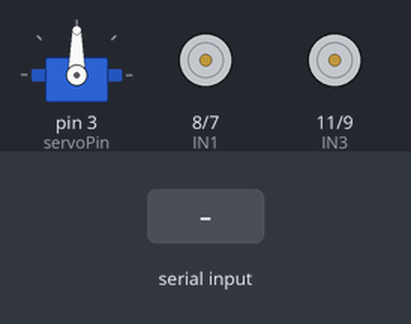
Bench run of a sketch on a simulated Arduino Uno, built with avr-gcc and run on an emulated ATmega328P. Parts: servo, motor-driver pin pairs drawn as motors (green arrow = first pin HIGH = forward, orange = second pin HIGH = backward, longer = more drive, scaled by the enable pin). Inputs (shaded band) come from the test bench.

Above: at 1.2 s.
1.3 s: "F" received over Serial
At 1.7 s:
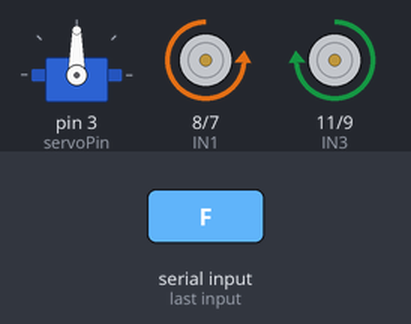
3.3 s: byte 76 ('L') received over Serial
At 3.7 s:
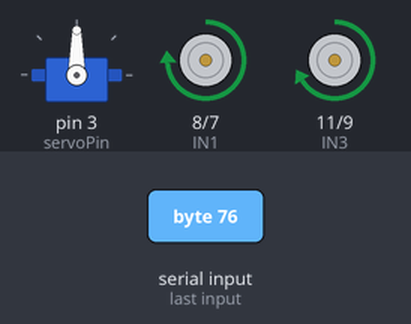
5.3 s: byte 82 ('R') received over Serial
At 5.7 s:
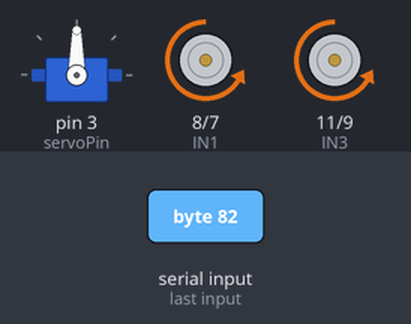
7.3 s: "B" received over Serial
At 7.7 s:
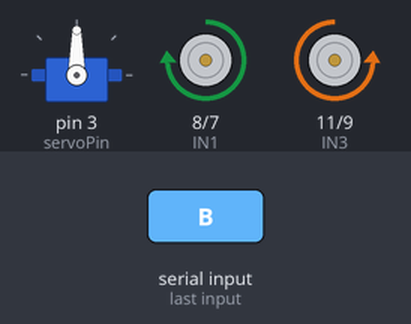
Timing chart, 0 to 10.3 s (numbered marks = the images above; inputs shaded):
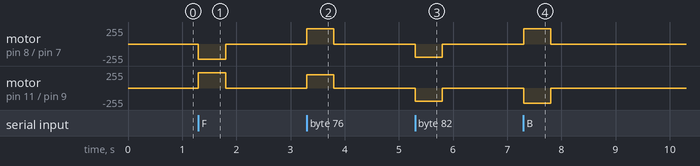

Measured:
- after the input at 1.3 s, motor on pin 8 (IN1) / pin 7 (IN2): stopped → backward 230/255 at once, → stopped 0.50 s later; motor on pin 11 (IN3) / pin 9 (IN4): stopped → forward 230/255 at once, → stopped 0.50 s later
- after the input at 3.3 s, motor on pin 8 (IN1) / pin 7 (IN2): stopped → forward 230/255 at once, → stopped 0.50 s later; motor on pin 11 (IN3) / pin 9 (IN4): stopped → forward 200/255 at once, → stopped 0.50 s later
- after the input at 5.3 s, motor on pin 8 (IN1) / pin 7 (IN2), motor on pin 11 (IN3) / pin 9 (IN4): stopped → backward 200/255 at once, → stopped 0.50 s later
- after the input at 7.3 s, motor on pin 8 (IN1) / pin 7 (IN2): stopped → forward 230/255 at once, → stopped 0.50 s later; motor on pin 11 (IN3) / pin 9 (IN4): stopped → backward 230/255 at once, → stopped 0.50 s later

The sketch:

final_version.ino
```cpp
// Rover Arduino Sketch
// This program is responsible for:
// 1. Receiving single-character commands over Serial from the Pi
// 2. Driving two DC motors (forward, backward, left, right, stop)
// 3. Controlling a servo motor to tilt the camera up/down/centre
// 4. Automatically stopping the rover if no command arrives in time
//
// Commands reference:
//   F / f = Forward
//   B / b = Backward
//   L / l = Turn Left
//   R / r = Turn Right
//   S / s = Stop
//   I / i = Camera tilt up
//   K / k = Camera tilt down
//   M / m = Camera centre (return to 90°)

#include <Servo.h>   // Built-in Arduino library for controlling servo motors

// Servo Setup

Servo camServo;            // The servo object that controls the camera tilt
const int servoPin = 3;    // Digital pin the servo signal wire is connected to
int angle = 90;            // Starting angle
const int stepSize = 5;    // How many degrees to move per tilt command

// L298N Motor Driver Pin Definitions

#define ENA 5    // Motor A speed (PWM)
#define ENB 6    // Motor B speed (PWM)
#define IN1 8    // Motor A direction pin 1
#define IN2 7    // Motor A direction pin 2
#define IN3 11   // Motor B direction pin 1
#define IN4 9    // Motor B direction pin 2

// Motor Speed Settings

int maxSpeed  = 200;   // Speed used when driving straight (0-255)
int turnSpeed = 230;   // Speed used when turning

// Safety Timeout
// If no command is received for 500ms, the rover stops automatically.

unsigned long lastCommandTime = 0;           // Timestamp of the last received command
const unsigned long COMMAND_TIMEOUT = 500;   // Stop after 500 milliseconds of silence

char currentCommand = 'S';   // The most recently received drive command

// Setup
void setup() {
  // Start serial communication at 9600 baud same on the Raspberry Pi
  Serial.begin(9600);

  // Attach the servo to its pin and move it to the starting angle
  camServo.attach(servoPin);
  camServo.write(angle);   // Move to 90°

  // Set all motor driver pins as outputs
  pinMode(ENA, OUTPUT);
  pinMode(ENB, OUTPUT);
  pinMode(IN1, OUTPUT);
  pinMode(IN2, OUTPUT);
  pinMode(IN3, OUTPUT);
  pinMode(IN4, OUTPUT);

  // Make sure the motors are stopped before anything begins
  stopMotors();
}
// Motor Functions

// Drive both motors forward
void motorForwardRaw() {
  analogWrite(ENA, turnSpeed);   // Set Motor A speed
  analogWrite(ENB, turnSpeed);   // Set Motor B speed

  digitalWrite(IN1, LOW);      // Motor A: forward
  digitalWrite(IN2, HIGH);

  digitalWrite(IN3, HIGH);      // Motor B: forward
  digitalWrite(IN4, LOW);
}

// Drive both motors backward
void motorBackwardRaw() {
  analogWrite(ENA, turnSpeed);
  analogWrite(ENB, turnSpeed);

  digitalWrite(IN1, HIGH);   // Motor A: backward
  digitalWrite(IN2, LOW);

  digitalWrite(IN3, LOW);   // Motor B: backward
  digitalWrite(IN4, HIGH);
}

// Spin in place to the left:
// Motor A goes backward, Motor B goes forward
void motorLeftRaw() {
  analogWrite(ENA, maxSpeed);
  analogWrite(ENB, maxSpeed);

  digitalWrite(IN1, HIGH);
  digitalWrite(IN2, LOW);

  digitalWrite(IN3, HIGH);
  digitalWrite(IN4, LOW);
}

// Spin in place to the right:
// Motor A goes forward, Motor B goes backward
void motorRightRaw() {
  analogWrite(ENA, maxSpeed);
  analogWrite(ENB, maxSpeed);

  digitalWrite(IN1, LOW);
  digitalWrite(IN2, HIGH);

  digitalWrite(IN3, LOW);
  digitalWrite(IN4, HIGH);
}

// Stop both motors by setting speed to 0 and all direction pins LOW
void stopMotors() {
  analogWrite(ENA, 0);
  analogWrite(ENB, 0);

  digitalWrite(IN1, LOW);
  digitalWrite(IN2, LOW);
  digitalWrite(IN3, LOW);
  digitalWrite(IN4, LOW);
}

// Servo Motor Control
void controlServo(char cmd) {
  // Adjust the target angle based on the command
  if (cmd == 'I' || cmd == 'i') {
    angle += stepSize;   // Tilt up
  }
  else if (cmd == 'K' || cmd == 'k') {
    angle -= stepSize;   // Tilt down
  }
  else if (cmd == 'M' || cmd == 'm') {
    angle = 90;          // Centre
  }
  // Set the angle between 0° and 180° to protect the servo from over-rotating
  angle = constrain(angle, 0, 180);

  // Send the new angle to the servo
  camServo.write(angle);
}

// Motor Control Commands
// ============================================================
void controlMotors(char cmd) {
  // Route the command character to the correct motor function.
  // Note: the physical wiring on this rover swaps F/B and L/R,
  // so the switch cases call what looks like the "wrong" function —
  // this is intentional and corrects for the wiring layout.
  switch (cmd) {

    case 'F': case 'f':
      motorForwardRaw();     // Wiring compensation: 'F' drives the left-raw function
      break;

    case 'B': case 'b':
      motorBackwardRaw();    // Wiring compensation: 'B' drives the right-raw function
      break;

    case 'L': case 'l':
      motorLeftRaw();  // Wiring compensation: 'L' drives forward-raw
      break;

    case 'R': case 'r':
      motorRightRaw(); // Wiring compensation: 'R' drives backward-raw
      break;

    case 'S': case 's':
      stopMotors();
      break;

    default:
      // Unknown command — stop the rover as a safety measure
      stopMotors();
      break;
  }
}

// Main loop
void loop() {

  // Step 1: Check for incoming serial commands
  if (Serial.available()) {
    char cmd = Serial.read(); // Read one character from the Pi

    // Check if it's a servo command (camera tilt)
    if (cmd == 'I' || cmd == 'i' ||
        cmd == 'K' || cmd == 'k' ||
        cmd == 'M' || cmd == 'm') {
      controlServo(cmd); // Handle it immediately
    }

    // Otherwise check if it's a drive command
    else if (cmd == 'F' || cmd == 'f' ||
             cmd == 'B' || cmd == 'b' ||
             cmd == 'L' || cmd == 'l' ||
             cmd == 'R' || cmd == 'r' ||
             cmd == 'S' || cmd == 's') {
      currentCommand   = cmd;       // Store it for use in Step 3
      lastCommandTime  = millis();  // Reset the timeout timer
    }
    // Any other character is ignored
  }

  // Step 2: Safety timeout check
  if (millis() - lastCommandTime > COMMAND_TIMEOUT) {
    currentCommand = 'S';
  }

  // Step 3: Execute the current drive command
  // This runs every loop iteration, keeping the motors in the correct state.
  controlMotors(currentCommand);
}
```
